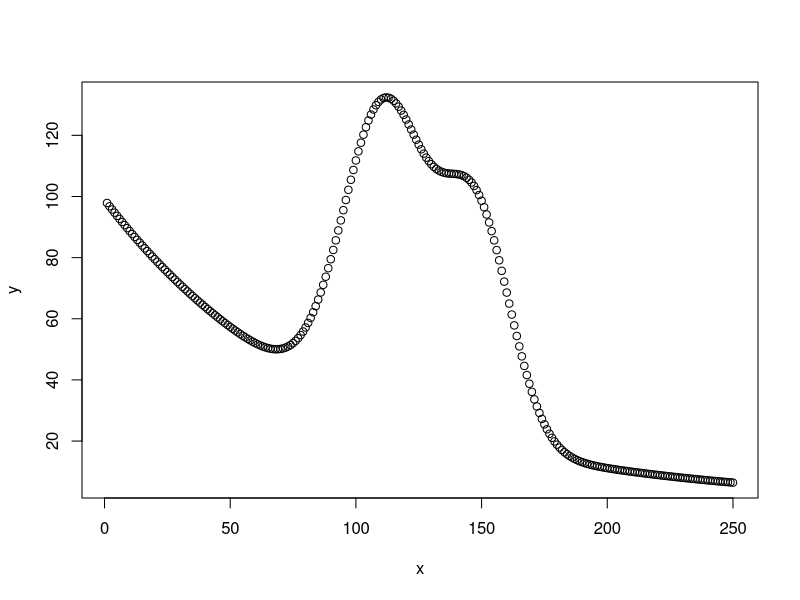

Write R code to recreate this figure.
## ---- chunk 1
betaValues <- c(9.8940368970E+01,
                1.0945879335E-02,
                1.0069553078E+02,
                1.1163619459E+02,
                2.3300500029E+01,
                7.3705031418E+01,
                1.4776164251E+02,
                1.9668221230E+01)

betaSD <- c(5.3005192833E-01,
            1.2554058911E-04,
            8.1256587317E-01,
            3.5317859757E-01,
            3.6584783023E-01,
            1.2091239082E+00,
            4.0488183351E-01,
            3.7806634336E-01)

fx <- function(x, beta){
  beta[1] * exp(-1 * beta[2] * x) + 
  beta[3] * exp(-1 * (x - beta[4])^2 / beta[5]^2) + 
  beta[6] * exp(-1 * (x - beta[7])^2 / beta[8]^2)
}

x <- seq(1, 250, 1)
y <- fx(x, betaValues)
plot(x, y)
## ---- chunk 2
# assumes that org and new are vectors of values
energyFunc <- function(org, new){
  nObs <- length(org)
  return(sqrt(sum((org - new)^2) / nObs))
}
## ---- chunk 3

